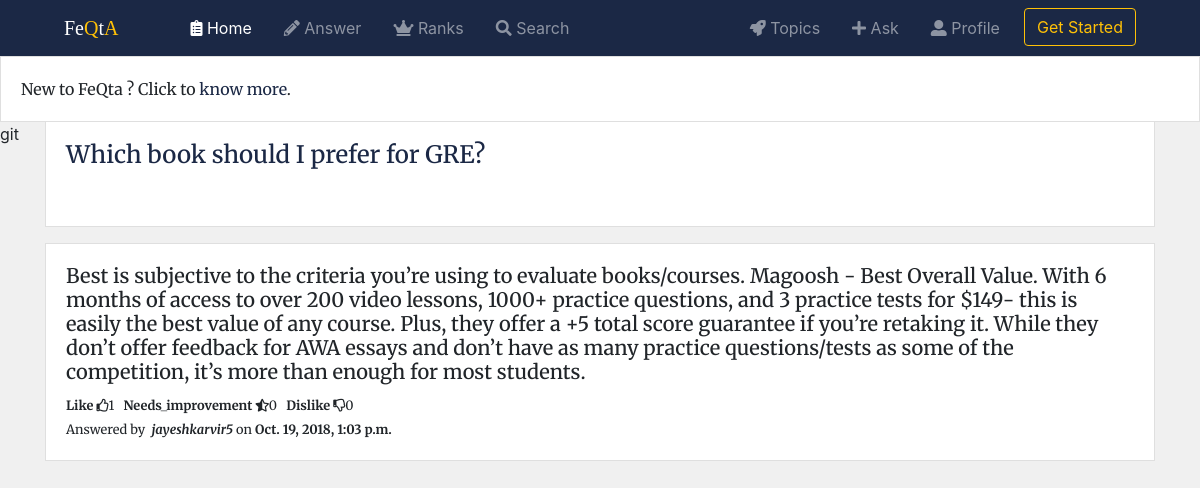
/FeQta/answer/answer-to12byjayeshkarvir5/, run on the app's committed database.
### FeQta/models.py (models this page shows, shortened)
class Answer(models.Model):
    owner = models.ForeignKey(User, on_delete=models.CASCADE)
    question = models.ForeignKey(Question, on_delete=models.CASCADE)
    answer = models.TextField(max_length=20000)
    likes = models.ManyToManyField(User, related_name='answers_liked', blank=True)
    needs_improvement = models.ManyToManyField(User, related_name='answers_needimp', blank=True)
    dislikes = models.ManyToManyField(User, related_name='answers_disliked', blank=True)
    timestamp = models.DateTimeField(auto_now_add=True)
    updated = models.DateTimeField(auto_now=True)
    slug = models.SlugField(null=True, blank=True)
    objects = AnswerManager()
    class Meta:
        ordering = ['-updated', '-timestamp']

class Question(models.Model):
    owner = models.ForeignKey(User, on_delete=models.CASCADE)
    topic = models.ForeignKey(Topic, on_delete=models.CASCADE)
    question = models.TextField()
    desc = models.TextField(null=True, blank=True)
    slug = models.SlugField(null=True, blank=True)
    followers = models.ManyToManyField(User, related_name='question_followed_by', blank=True)
    objects = QuestionManager()
    timestamp = models.DateTimeField(auto_now_add=True)
    updated = models.DateTimeField(auto_now=True)
    class Meta:
        ordering = ['-updated', '-timestamp']
    def get_absolute_url(self):
        return reverse('FeQta:question_detail', kwargs={'slug': self.slug})

### FeQta/views.py (the view)
# urls.py: path('answer/<slug>/', views.AnswerDetailView.as_view(), name="answer_detail"),
class AnswerDetailView(DetailView):
    model = Answer
    def get_context_data(self, *args, **kwargs):
        context = super(AnswerDetailView, self).get_context_data(*args, **kwargs)
        is_liked = False
        is_need_imp = False
        is_disliked = False
        user = self.request.user
        answer = self.object
        if user in answer.likes.all():
            is_liked = True
        if user in answer.needs_improvement.all():
            is_need_imp = True
        if user in answer.dislikes.all():
            is_disliked = True
        context['is_liked'] = is_liked
        context['is_need_imp'] = is_need_imp
        context['is_disliked'] = is_disliked
        return context

### FeQta/models.py (called while the page is built)
    def get_queryset(self):
        return AnswerQuerySet(self.model, using=self._db)

### FeQta/templates/FeQta/answer_detail.html (shortened to what this page needs)
{% extends "base.html" %}
{% block body %}
    <div class="card">
        <div class="card-body">
            <h4 class="card-title"><a href="{{answer.question.get_absolute_url}}">{{ answer.question.question }}</a></h4><br/>
        </div>
    </div>
    <div class="mt-3">
        <div class="card mb-1">
                <div class="card-body">
                    <h5 class="card-text">{{ answer.answer }}</h5>
                    <small><b>Like</b>&nbsp;<i class="far fa-thumbs-up"></i>{{ answer.likes.count }}&nbsp;&nbsp;
                        <b>Needs_improvement</b>&nbsp;<i class="fas fa-star-half-alt"></i>{{answer.needs_improvement.count}}&nbsp;&nbsp;
                        <b>Dislike</b>&nbsp;<i class="far fa-thumbs-down"></i>{{answer.dislikes.count}}</small><br/>
                    <small>Answered by &nbsp;<i><b>{{answer.owner}}</b></i>&nbsp;on
                        <b>{{answer.timestamp}}</b></small>
                </div>
        </div>
    </div>
{% endblock %}

### templates/snippets/css.html (style rules this page uses)
body { background: #f0f0f0; }
a { color: #1b2845; }
.card { border-radius: 0; font-family: 'Merriweather', serif; }

### data on the page
Answer: question.question "Which book should I prefer for GRE?", answer "Best is subjective to the criteria you’re using to evaluate books/courses. Magoosh - Best Overall Value. With 6 months of access to over 200 video lessons, 1000+ practice questions, and 3 practice tests for $149- this is easily the best value of any course. Plus, they offer a +5 total score guarantee if you’re retaking it. While they don’t offer feedback for AWA essays and don’t have as many practice questions/tests as some of the competition, it’s more than enough for most students.", likes.count "1", needs_improvement.count "0", dislikes.count "0", owner "jayeshkarvir5", timestamp "Oct. 19, 2018, 1:03 p.m."
